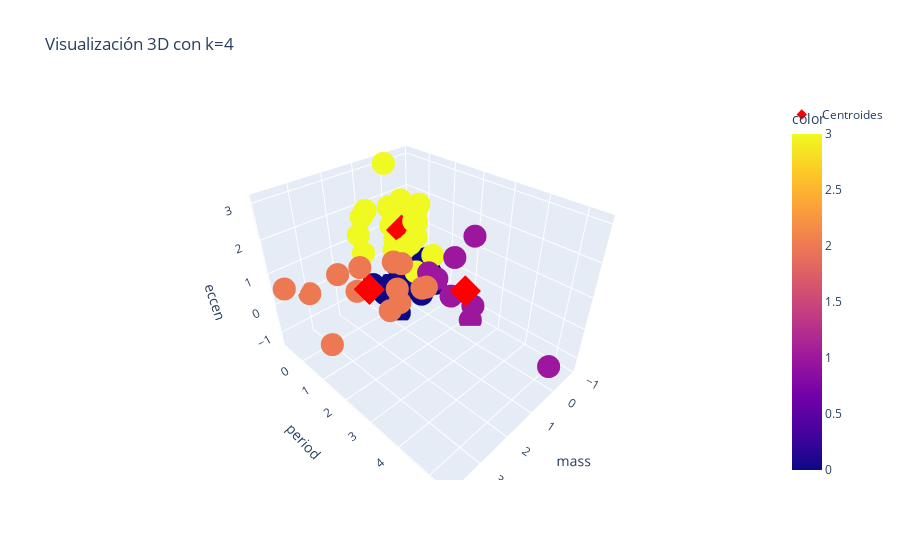

The code cell stored with this chart in its notebook:
### Code cell
# Análisis con k=4 en 3D

fig = px.scatter_3d(df_standard, x='mass', y='period', z='eccen',
                    color=etiquetas_4,title='Visualización 3D con k=4')
fig.add_trace(go.Scatter3d(
    x=centroides_4[:, 0],
    y=centroides_4[:, 1],
    z=centroides_4[:, 2],
    mode='markers',
    marker=dict(size=8, color='red', symbol='diamond'),
    name='Centroides'
))
fig.show()
